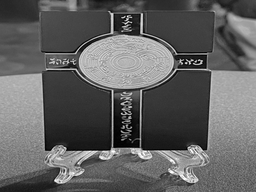
#> input picture homework2/SampleImage/sample1.png, 256 x 192 px, shrunk from 800 x 600 before the run
$ python problem1.py
#> lines starting #> are read from the running program, lines starting #| are printed output that depends on the picture
### homework2/edge_detection.py
import geo_modification as gm
import numpy as np
import basics
import queue
import masks
import math
import cv2

#
SLASH, HORI, BSLASH, VERT = 0, 1, 2, 3
#
def tan2orientation(tan):
    (R, C), TAN22_5, TAN67_5, output = tan.shape, math.tan(math.pi/8), math.tan(math.pi*3/8), np.full(tan.shape, VERT)
    for i in range(R):
        for j in range(C):
            if TAN22_5 <= tan[i][j] and tan[i][j] < TAN67_5:
                output[i][j] = SLASH
            elif -TAN22_5 <= tan[i][j] and tan[i][j] < TAN22_5:
                output[i][j] = HORI
            elif -TAN67_5 <= tan[i][j] and tan[i][j] < -TAN22_5:
                output[i][j] = BSLASH
    return output
#
def gradient_magnitude(source, mask):
    (R, C), grad, padd = source.shape, np.zeros(source.shape), basics.padding(source, 3)
    for i, I in zip(range(R), range(3, R+3)):
        for j, J in zip(range(C), range(3, C+3)):
            grad[i][j] = np.sum(padd[i:I, j:J]*mask)
    return grad
#
def noise_reduction(source, window, var):
    (R, C), mask, padd, output = source.shape, masks.Gaussian(window, var), basics.padding(source, window), np.zeros(source.shape)
    for i, I in zip(range(R), range(window, window + R)):
        for j, J in zip(range(C), range(window, window + C)):
            output[i][j] = np.sum(padd[i:I, j:J]*mask)
    return output
#
def non_maximal_suppression(source, orient):
    (R, C), output, padd = source.shape, np.zeros(source.shape), np.pad(source, 1, mode='constant') # zero-padding

    for i, I in zip(range(R), range(1, 1 + R)):
        for j, J in zip(range(C), range(1, 1 + C)):
            if orient[i][j] < HORI:
                v_, v__ = padd[I-1][J+1], padd[I+1][J-1]
            elif orient[i][j] < BSLASH:
                v_, v__ = padd[I][J+1], padd[I][J-1]
            elif orient[i][j] < VERT:
                v_, v__ = padd[I+1][J+1], padd[I-1][J-1]
            else:
                v_, v__ = padd[I+1][J], padd[I-1][J]

            if v_ < source[i][j] and v__ < source[i][j]:
                output[i][j] = source[i][j]
    return output
################################################

def Hough_transform(source):
    (R, C) = source.shape
    (x, y) = gm.Image2Cartesian(R, C)
    output = np.zeros((1800, 1800))
    for i in range(R):
        for j in range(C):
            if source[i][j] != 0:
                for theta in range(1, 1800):
                    m = (-1)/math.tan(theta*math.pi/1800)
                    d = int((y[i][j] - m*x[i][j])/math.sqrt(m*m + 1))
                    output[d+800][theta] = 255
    return output
######################################################

#
def Sobel(source, grad_only=False):
    (R, C), Rmask, Cmask = source.shape, masks.RG(2), masks.CG(2)
    gR, gC = gradient_magnitude(source, Rmask), gradient_magnitude(source, Cmask)
    grad, output = np.sqrt(gR*gR + gC*gC), np.full((R, C), 0)
    thres = np.mean(grad) + np.std(grad)

    for i in range(R):
        for j in range(C):
            if grad[i][j] > thres:
                output[i][j] = 255
    if grad_only:
        return grad
    return grad, output
#
def Canny(source):
    # Noise reduction
    (R, C), unnoise = source.shape, noise_reduction(source, 5, 1)  # var ∝ window
    #cv2.imwrite('./noise reduction.png', unnoise)

    # Compute gradient magnitude and orientation
    Rmask, Cmask = masks.RG(5), masks.CG(5) # noneffective ?
    gR, gC = gradient_magnitude(unnoise, Rmask) + np.full((R,C), 10e-4), gradient_magnitude(unnoise, Cmask)
    grad, tan = np.sqrt(gR*gR + gC*gC), (gC / gR)
    #cv2.imwrite('./gradient magnitude.png', grad)

    # Non-maximal suppression
    orient = tan2orientation(tan)
    nmsup = non_maximal_suppression(grad, orient)
    #cv2.imwrite('./non maximal suppression.png', nmsup)

    # hysteretic thresholding
    T = np.copy(nmsup).flatten('C')
    T = np.delete(T, np.argwhere(T == 0))
    hythres, T_L, T_H = np.full((R, C), 255), np.mean(T), np.mean(T) + 0.5*np.std(T)
    for i in range(R):
        for j in range(C):
            if nmsup[i][j] < T_L:
                hythres[i][j] = 0
            elif nmsup[i][j] < T_H:
                hythres[i][j] //= 2
    #cv2.imwrite('./hysteretic thresholding.png', hythres)

    # Connected component labeling method
    que = queue.LifoQueue()
    for i in range(R):
        for j in range(C):
            if hythres[i][j] > 127:
                que.put((i,j))

    while not que.empty():
        (i, j) = que.get()

        if orient[i][j] < HORI:
            i_, j_, i__, j__ = (i - 1), (j - 1), (i + 1), (j + 1)
        elif orient[i][j] < BSLASH:
            i_, j_, i__, j__ = (i - 1), (j), (i + 1), (j)
        elif orient[i][j] < VERT:
            i_, j_, i__, j__ = (i + 1), (j - 1), (i - 1), (j + 1)
        else:
            i_, j_, i__, j__ = (i), (j - 1), (i), (j + 1)

        hythres[i][j] = 255
        if 0 <= i_ and i_ < R and 0 <= j_ and j_ < C and hythres[i_][j_] == 127:
            que.put((i_, j_))
        if 0 <= i__ and i__ < R and 0 <= j__ and j__ < C and hythres[i__][j__] == 127:
            que.put((i__, j__))
    return hythres - 127*(hythres == 127)
#
def Laplaican_Gaussian(source, window, var):
    (R, C), mask, padd, output = source.shape, masks.LoG(window, var), basics.padding(source, window), np.zeros(source.shape)

    for i, I in zip(range(R), range(window, window + R)):
        for j, J in zip(range(C), range(window, window + C)):
            output[i][j] = np.sum(padd[i:I, j:J]*mask)
    return output
#
def LP_Filtering(source, K):
    (R, C), mask, padd, output = source.shape, masks.LP(K), basics.padding(source, 3), np.copy(source)
    for i, I in zip(range(R), range(3, R+3)):
        for j, J in zip(range(C), range(3, C+3)):
            output[i][j] = np.sum(padd[i:I, j:J]*mask)
    return output
#
def edge_crispening(source):
    unsharp, LoG = LP_Filtering(Sobel(source, True), 1), Laplaican_Gaussian(source, 5, 0.5)
    enhance = ((unsharp - np.mean(unsharp)) / np.std(unsharp))*LoG
    return source + enhance

# ref : https://jason-chen-1992.weebly.com/home/-unsharp-masking

# [2 lines that do not run on import are left out]

### homework2/basics.py
import numpy as np

def padding(source, window):
    (r, c), w = source.shape, window // 2
    L, R = np.flip(source[ :, 1:(w+1)], axis=1), np.flip(source[ :, (c-w):c], axis=1)
    output = np.hstack([L,source,R])
    U, D = np.flip(output[1:(w+1), :], axis=0), np.flip(output[(r-w):r, :], axis=0)
    output = np.vstack([U,output,D])
    return output

### homework2/masks.py
import numpy as np
import math

def LoG_func(x, y, var):
    g = -(x*x + y*y) / (2*var)
    return -((1 + g) * math.exp(g) / (math.pi*var*var))
#
def LoG(window, var):
    mask = np.zeros((window, window))
    for i, y in zip(range(window), range(-(window//2), ((window+1)//2))):
        for j, x in zip(range(window), range(-(window//2), ((window+1)//2))):
            mask[i][j] = LoG_func(x, y, var)
    #print(np.sum(mask))
    return mask
#
def Gaussian_func(x, y, var):
    g = -(x*x + y*y) / (2*var)
    return math.exp(g) / (2*math.pi*var)
#
def Gaussian(window, var):
    mask = np.zeros((window, window))
    for i, y in zip(range(window), range(-(window//2), ((window+1)//2))):
        for j, x in zip(range(window), range(-(window//2), ((window+1)//2))):
            mask[i][j] = Gaussian_func(x, y, var)
    #print(np.sum(mask))
    return mask
#
def RG(K):
    return np.array([[-1, 0, 1], [-K, 0, K], [-1, 0, 1]]) / (K+2)
#
def CG(K):
    return np.array([[1, K, 1], [0, 0, 0], [-1, -K, -1]]) / (K+2)
#
def LP(K):
    return np.array([[1, K, 1], [K, K**2, K], [1, K, 1]]) / (K+2)**2

### homework2/geo_modification.py
import edge_detection as ed
import numpy as np
import basics
import masks
import math
import cv2

def Image2Cartesian(Rout, Cout):
    x, y = np.zeros((Rout,Cout)), np.zeros((Rout,Cout))
    for p in range(Rout):
        for q in range(Cout):
            x[p][q], y[p][q] = (q + 0.5), (Rout - p - 0.5)
    return x, y

# [7 lines left out: function Cartesian2Image, not called in this run]

def translation(x, y, Tx, Ty):
    return x - Tx, y - Ty

def scaling(x, y, Sx, Sy):
    return x / Sx, y / Sy

# [23 lines left out: functions rotation, mapping, warping, not called in this run]

# [2 lines that do not run on import are left out]

### homework2/problem1.py
import edge_detection as ed
import numpy as np
import masks
import math
import cv2

if __name__ == "__main__":
    sample1 = cv2.imread('./SampleImage/sample1.png', cv2.IMREAD_GRAYSCALE)
#> sample1 is the input picture: shape (192, 256); min 0, max 255, mean 97.1
    # (a)
    result1, result2 = ed.Sobel(sample1)
#> in padding, `L, R = np.flip(source[ :, 1:(w+1)], axis=1), np.flip(source[ :, (c-w):..`: L = 192 values, max 177 at index 77, min 31 at index 189, mean 113.8; R = 192 values, max 176 at index 22, min 39 at index 17, mean 132.6
#> in gradient_magnitude, `(R, C), grad, padd = source.shape, np.zeros(source.shape), basics.padd..`: grad: shape (192, 256) float64; every value is 0
#> in gradient_magnitude, `(R, C), grad, padd = source.shape, np.zeros(source.shape), basics.padd..`: R = 192; C = 256
#> in Sobel, `thres = np.mean(grad) + np.std(grad)`: thres = 50.52
#> after the loop in Sobel, `for i in range(R):`:
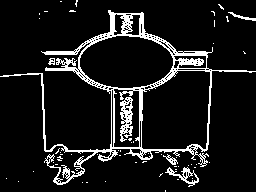
#> output: shape (192, 256) int64; 10% white in thin lines or dots
    cv2.imwrite('./result1.png', result1)
    cv2.imwrite('./result2.png', result2)

    # (b)
    result3 = ed.Canny(sample1)
#> in noise_reduction, `(R, C), mask, padd, output = source.shape, masks.Gaussian(window, var)..`: R = 192; C = 256; mask = [[0.00292, 0.0131, 0.0215, 0.0131, 0.00292], [0.0131, 0.0585, 0.0965, 0.0585, 0.0131], [0.0215, 0.0965, 0.159, 0.0965, 0.0215], [0.0131, 0.0585, 0.0965, 0.0585, 0.0131], [0.00292, 0.0131, 0.0215, 0.0131, 0.00292]]
#> in Canny, `(R, C), unnoise = source.shape, noise_reduction(source, 5, 1)`: R = 192; C = 256
#> in non_maximal_suppression, `(R, C), output, padd = source.shape, np.zeros(source.shape), np.pad(so..`: R = 192; C = 256
#> in Canny, `T = np.delete(T, np.argwhere(T == 0))`: T = 14272 values, max 128 at index 11003, min 0.151 at index 6621, mean 16
#> in Canny, `hythres, T_L, T_H = np.full((R, C), 255), np.mean(T), np.mean(T) + 0.5..`: hythres: shape (192, 256) int64; every value is 255
#> in Canny, `hythres, T_L, T_H = np.full((R, C), 255), np.mean(T), np.mean(T) + 0.5..`: T_L = 16; T_H = 27.74
#> after the loop in Canny, `for i in range(R):`: hythres: shape (192, 256) int64; 3 distinct labels, from 0 to 255
#> after the loop in Canny, `while not que.empty():`:
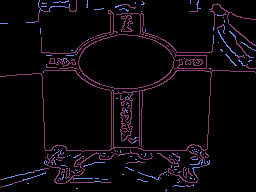
#> hythres: shape (192, 256) int64; 3 distinct labels, from 0 to 255; one colour per label, 0 black
#> in Canny, `return hythres - 127*(hythres == 127)`: returned value: shape (192, 256) int64; 6% white in thin lines or dots
    cv2.imwrite('./result3.png', result3)

    # (c)
    result4 = ed.Laplaican_Gaussian(sample1, 5, 0.5)    # var ? window
#> in Laplaican_Gaussian, `(R, C), mask, padd, output = source.shape, masks.LoG(window, var), bas..`: R = 192; C = 256; mask = [[0.00299, 0.0343, 0.07, 0.0343, 0.00299], [0.0343, 0.172, 0, 0.172, 0.0343], [0.07, 0, -1.27, 0, 0.07], [0.0343, 0.172, 0, 0.172, 0.0343], [0.00299, 0.0343, 0.07, 0.0343, 0.00299]]
    cv2.imwrite('./result4.png', result4)

    # (d)
    sample2 = cv2.imread('./SampleImage/sample2.png', cv2.IMREAD_GRAYSCALE)
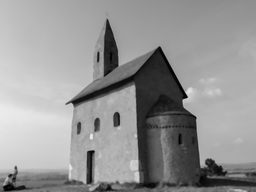
#> input picture homework2/SampleImage/sample2.png, 256 x 192 px, shrunk from 800 x 600 before the run
#> sample2 is the input picture: shape (192, 256); min 0, max 236, mean 148.5
    result5 = ed.edge_crispening(sample2)
#> call 2 of Sobel, with grad_only = True
#> in Sobel (call 2), `thres = np.mean(grad) + np.std(grad)`: thres = 30.43
#> after the loop in Sobel (call 2), `for i in range(R):`:
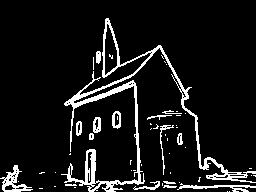
#> output: shape (192, 256) int64; 8.9% white in thin lines or dots
#> in LP_Filtering, `(R, C), mask, padd, output = source.shape, masks.LP(K), basics.padding..`: R = 192; C = 256; mask = [[0.111, 0.111, 0.111], [0.111, 0.111, 0.111], [0.111, 0.111, 0.111]]
#> call 2 of Laplaican_Gaussian, with window = 5, var = 0.5
#> after the loop in Laplaican_Gaussian (call 2), `for i, I in zip(range(R), range(window, window + R)):`:
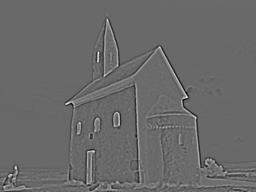
#> output: shape (192, 256) float64; min -98.53, max 132.5, mean -2.6; drawn with min black and max white
    cv2.imwrite('./result5.png', result5)

    # (e)
    result3 = cv2.imread('./result3.png', cv2.IMREAD_GRAYSCALE)
    result6 = ed.Hough_transform(result3)
#> after the loop in Image2Cartesian, `for p in range(Rout):`:
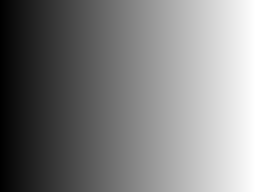
#> x: shape (192, 256) float64; min 0.5, max 255.5, mean 128; drawn with min black and max white
#> after the loop in Image2Cartesian, `for p in range(Rout):`:
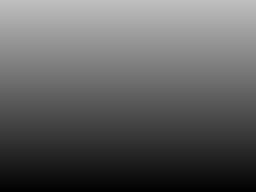
#> y: shape (192, 256) float64; min 0.5, max 191.5, mean 96
    cv2.imwrite('./result6.png', result6)
